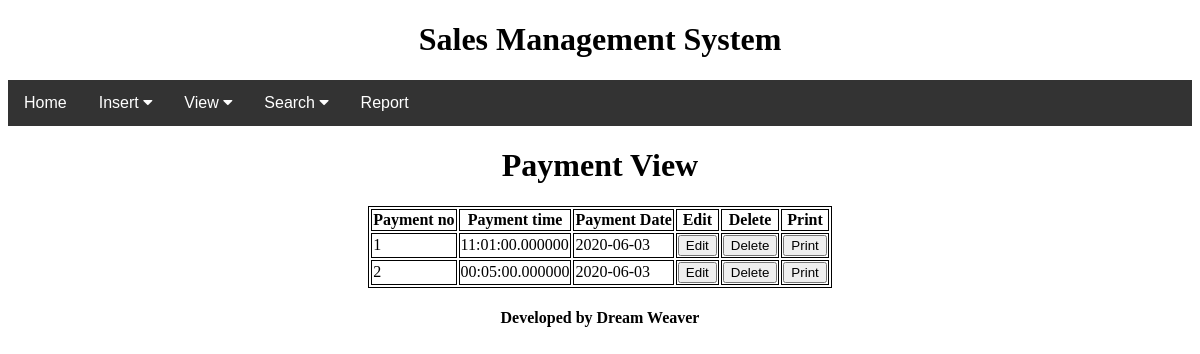
/paymentview.php, run on the app's committed database.
### tables this page shows
CREATE TABLE `tb_payment` (
  `payment_no` varchar(20) NOT NULL,
  `payment_time` time(6) NOT NULL,
  `p_date` date NOT NULL
);

### paymentview.php (the view, shortened to what this page needs)
<?php include 'header.php' ?>
<html>
<head>
</head>
<body>
<center>
   <h1>Payment View</h1>
<?php
	$servername = "localhost";
	$username = "root";
	$password = "";
	$dbname = "db_empl";
	$conn = new mysqli($servername, $username, $password, $dbname);
		$sql = "SELECT * FROM tb_payment";
		$result = $conn->query($sql);
		echo"<table><tr><th>Payment no</th><th>Payment time</th><th>Payment Date</th><th>Edit</th><th>Delete</th><th>Print</th></tr>";
		if ($result->num_rows > 0) {
			while ($row = $result->fetch_assoc()) {
				echo "<tr><td id='a".$row['payment_no']."'>".$row['payment_no']."</td><td id='b".$row['payment_no']."'>".$row['payment_time']."</td><td id='c".$row['payment_no']."'>".$row['p_date']."</td>";
				echo "<td><form action='' method='GET'><input type='submit' name=".$row['payment_no']." value='Edit'></form></td>";
				echo "<td><form action='' method='GET'><input type='submit' name='delete".$row['payment_no']."' value='Delete'></form></td>";
				echo "<td><form action='' method='GET'><input type='submit' name='print".$row['payment_no']."' value='Print'></form></td></tr>";
			}echo"</table>";
		}else{
				echo "No search found!!!";
		}
	 ?>
</center>
<?php include 'footer.php' ?>
</body>
</html>

### paymentview.php (style rules this page uses)
table, th,td { border: 1px solid black; }

### data on the page
tb_payment: payment_no "1", payment_time "11:01:00.000000", p_date "2020-06-03"
tb_payment: payment_no "2", payment_time "00:05:00.000000", p_date "2020-06-03"
